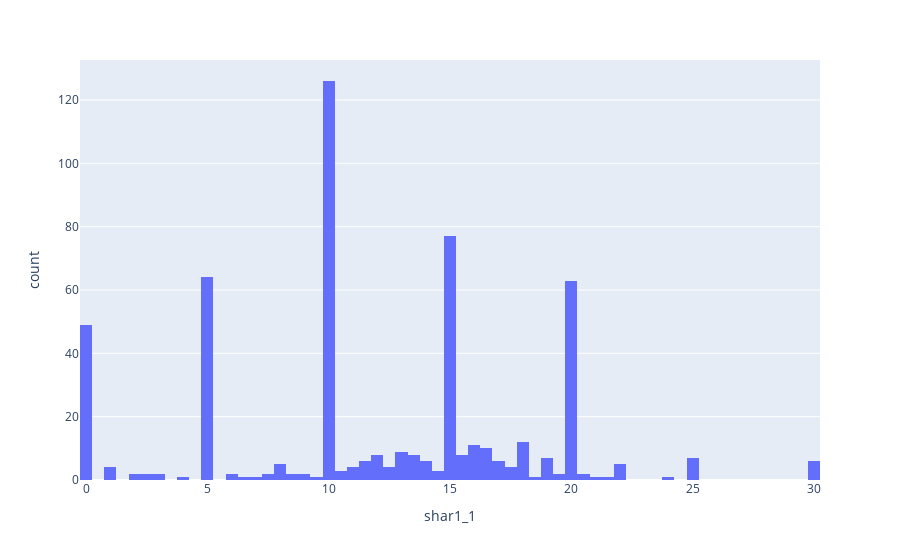
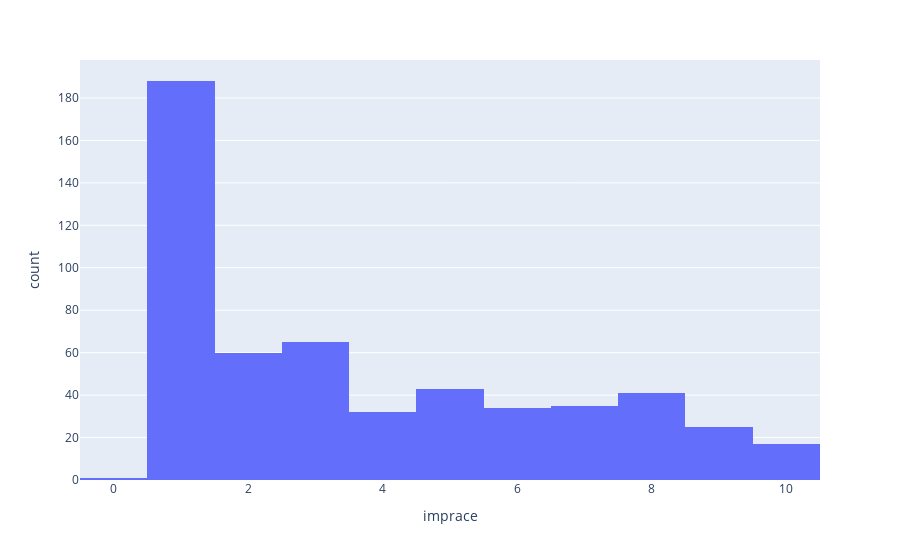

The notebook cell saved with these charts, in order:
### Code cell
fig_exp1 = px.histogram(int_vs_racial, x = "shar1_1", nbins=100)
fig_exp1.show()
fig_exp4 = px.histogram(int_vs_racial, x = "imprace", nbins=11)
fig_exp4.show()

### Figure 1 — Plotly figure (JSON) as saved in the notebook; plotly's stock layout.template omitted (floating-point values rounded to 4 significant figures; data arrays with more than 128 entries replaced by an {"elided": "..."} marker saying what was removed)
{"data": [{"alignmentgroup": "True", "bingroup": "x", "hovertemplate": "shar1_1=%{x}<br>count=%{y}<extra></extra>", "legendgroup": "", "marker": {"color": "#636efa", "pattern": {"shape": ""}}, "name": "", "nbinsx": 100, "offsetgroup": "", "orientation": "v", "showlegend": false, "type": "histogram", "x": {"elided": "541 float values"}, "xaxis": "x", "yaxis": "y"}], "layout": {"barmode": "relative", "legend": {"tracegroupgap": 0}, "margin": {"t": 60}, "xaxis": {"anchor": "y", "domain": [0, 1], "title": {"text": "shar1_1"}}, "yaxis": {"anchor": "x", "domain": [0, 1], "title": {"text": "count"}}}}

### Figure 2 — Plotly figure (JSON) as saved in the notebook; plotly's stock layout.template omitted (floating-point values rounded to 4 significant figures; data arrays with more than 128 entries replaced by an {"elided": "..."} marker saying what was removed)
{"data": [{"alignmentgroup": "True", "bingroup": "x", "hovertemplate": "imprace=%{x}<br>count=%{y}<extra></extra>", "legendgroup": "", "marker": {"color": "#636efa", "pattern": {"shape": ""}}, "name": "", "nbinsx": 11, "offsetgroup": "", "orientation": "v", "showlegend": false, "type": "histogram", "x": {"elided": "541 int values"}, "xaxis": "x", "yaxis": "y"}], "layout": {"barmode": "relative", "legend": {"tracegroupgap": 0}, "margin": {"t": 60}, "xaxis": {"anchor": "y", "domain": [0, 1], "title": {"text": "imprace"}}, "yaxis": {"anchor": "x", "domain": [0, 1], "title": {"text": "count"}}}}
